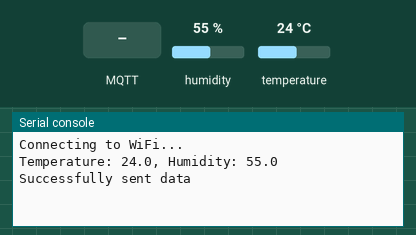
Recording of a program running on a simulated ESP8266 board running MicroPython. On the bench: the last lines printed to the serial console. Inputs (shaded band) come from the test bench; at power-on: humidity 55 %, temperature 24 °C. WiFi joins after 1.5 s; the clock reads 2024-03-15 10:24:30 at power-on unless the program sets it; no MQTT or app messages arrive unless stated.

Above: at 6.4 s.
6.5 s: MQTT message "1" arrives on the first subscribed topic
At 11.2 s:
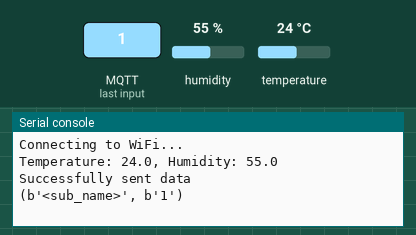
11.7 s: MQTT message "on" arrives on the first subscribed topic
At 16.2 s:
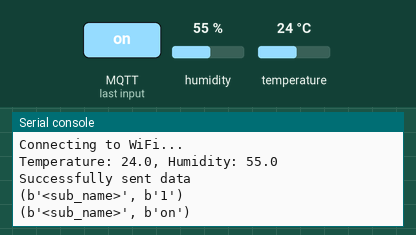
16.7 s: MQTT message "off" arrives on the first subscribed topic
At 21.3 s:
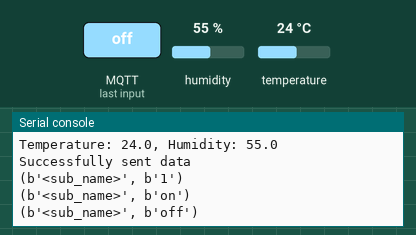

Measured:
- after the input at 6.5 s, the serial console: prints a new line after 3.7 s (image 1)
- after the input at 11.7 s, the serial console: prints a new line after 3.5 s (image 2)
- after the input at 16.7 s, the serial console: prints a new line after 3.5 s (image 3)

The program:

main.py
```python
import machine, dht, time, network, json, utime, ntptime, gc
from umqtt.simple import MQTTClient


SSID = "<WIFI_SSID>"
PASSWORD = "<WIFI_PASS>"

PIN = 12

BROKER = "<broker_address>"
CLIENT_ID = "<client_id>"
SUBSCRIPTION = b"<sub_name>"
MQTT_USER = "<user>"
MQTT_PASSWORD = "<password>"

# Enum status
STATUS_SUCCESS = 0
STATUS_DATA_ERROR = 1
STATUS_CRITICAL_ERROR = 2

def sub_cb(topic, msg):
  print((topic, msg))

def get_datetime():
    return "{:04d}-{:02d}-{:02d}T{:02d}:{:02d}:{:02d}Z".format(*utime.gmtime()[:6])

def ensure_connected(client):
    try:
        client.ping()
    except:
        print("Reconnecting to MQTT broker...")
        client.connect()
        client.subscribe(SUBSCRIPTION)

sensor = dht.DHT22(machine.Pin(PIN))

sta_if = network.WLAN(network.STA_IF)
sta_if.active(True)
sta_if.connect(SSID, PASSWORD)

while not sta_if.isconnected():
    print("Connecting to WiFi...")
    time.sleep(5)

client = MQTTClient(CLIENT_ID, BROKER, user=MQTT_USER, password=PASSWORD)
client.set_callback(sub_cb)
client.connect()
client.subscribe(SUBSCRIPTION)

ntptime.settime()

while True:
    try:
        try:
            sensor.measure()
        except OSError as ex:
            print("Failed to read data:", ex)
            error_payload = json.dumps({
                "status": STATUS_DATA_ERROR,
                "timestamp": get_datetime(),
                "message": "Failed to read data from sensor"
            })
            ensure_connected(client)
            client.publish(SUBSCRIPTION, error_payload)
            print("Successfully sent data")

            time.sleep(60)
            continue

        temperature = sensor.temperature()
        humidity = sensor.humidity()

        print(f"Temperature: {temperature}, Humidity: {humidity}")

        payload = json.dumps({
            "status": STATUS_SUCCESS,
            "timestamp": get_datetime(),
            "temperature": temperature,
            "humidity": humidity
        })

        ensure_connected(client)
        client.publish(SUBSCRIPTION, payload)
        print("Successfully sent data")

    except OSError as ex:
        print("Critical error occured. Restarting machine")
        try:
            error_payload = json.dumps({
                "status": STATUS_CRITICAL_ERROR,
                "timestamp": get_datetime(),
                "message": "Critical failure, restarting machine"
            })

            ensure_connected(client)
            client.publish(SUBSCRIPTION, error_payload)
            print("Successfully sent data")
        except:
            print("Failed to send data - connection error")
        time.sleep(5)
        machine.reset()

    # Sleep for 60s and keep connection alive
    for _ in range(12):
        client.check_msg()
        time.sleep(5)
```
